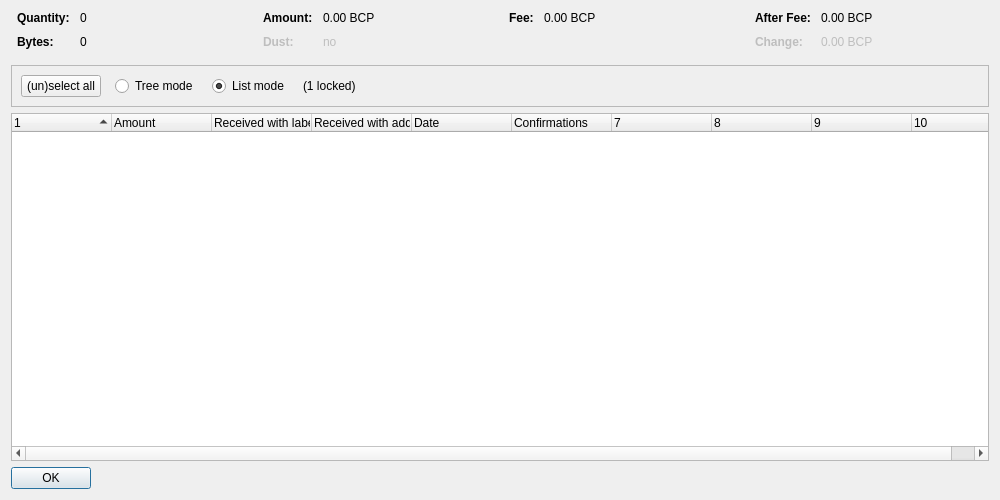
<?xml version="1.0" encoding="UTF-8"?>
<ui version="4.0">
 <class>CoinControlDialog</class>
 <widget class="QDialog" name="CoinControlDialog">
  <property name="geometry">
   <rect>
    <x>0</x>
    <y>0</y>
    <width>1000</width>
    <height>500</height>
   </rect>
  </property>
  <property name="windowTitle">
   <string>Coin Selection</string>
  </property>
  <layout class="QVBoxLayout" name="verticalLayout">
   <item>
    <layout class="QHBoxLayout" name="horizontalLayoutTop" stretch="0,0,0,0">
     <property name="topMargin">
      <number>0</number>
     </property>
     <property name="bottomMargin">
      <number>10</number>
     </property>
     <item>
      <layout class="QFormLayout" name="formLayoutCoinControl1">
       <property name="horizontalSpacing">
        <number>10</number>
       </property>
       <property name="verticalSpacing">
        <number>10</number>
       </property>
       <property name="leftMargin">
        <number>6</number>
       </property>
       <property name="rightMargin">
        <number>6</number>
       </property>
       <item row="0" column="0">
        <widget class="QLabel" name="labelCoinControlQuantityText">
         <property name="font">
          <font>
           <weight>75</weight>
           <bold>true</bold>
          </font>
         </property>
         <property name="text">
          <string>Quantity:</string>
         </property>
        </widget>
       </item>
       <item row="0" column="1">
        <widget class="QLabel" name="labelCoinControlQuantity">
         <property name="cursor">
          <cursorShape>IBeamCursor</cursorShape>
         </property>
         <property name="contextMenuPolicy">
          <enum>Qt::ActionsContextMenu</enum>
         </property>
         <property name="text">
          <string notr="true">0</string>
         </property>
         <property name="textInteractionFlags">
          <set>Qt::LinksAccessibleByMouse|Qt::TextSelectableByKeyboard|Qt::TextSelectableByMouse</set>
         </property>
        </widget>
       </item>
       <item row="1" column="0">
        <widget class="QLabel" name="labelCoinControlBytesText">
         <property name="font">
          <font>
           <weight>75</weight>
           <bold>true</bold>
          </font>
         </property>
         <property name="text">
          <string>Bytes:</string>
         </property>
        </widget>
       </item>
       <item row="1" column="1">
        <widget class="QLabel" name="labelCoinControlBytes">
         <property name="cursor">
          <cursorShape>IBeamCursor</cursorShape>
         </property>
         <property name="contextMenuPolicy">
          <enum>Qt::ActionsContextMenu</enum>
         </property>
         <property name="text">
          <string notr="true">0</string>
         </property>
         <property name="textInteractionFlags">
          <set>Qt::LinksAccessibleByMouse|Qt::TextSelectableByKeyboard|Qt::TextSelectableByMouse</set>
         </property>
        </widget>
       </item>
      </layout>
     </item>
     <item>
      <layout class="QFormLayout" name="formLayoutCoinControl2">
       <property name="horizontalSpacing">
        <number>10</number>
       </property>
       <property name="verticalSpacing">
        <number>10</number>
       </property>
       <property name="leftMargin">
        <number>6</number>
       </property>
       <property name="rightMargin">
        <number>6</number>
       </property>
       <item row="0" column="0">
        <widget class="QLabel" name="labelCoinControlAmountText">
         <property name="font">
          <font>
           <weight>75</weight>
           <bold>true</bold>
          </font>
         </property>
         <property name="text">
          <string>Amount:</string>
         </property>
        </widget>
       </item>
       <item row="0" column="1">
        <widget class="QLabel" name="labelCoinControlAmount">
         <property name="cursor">
          <cursorShape>IBeamCursor</cursorShape>
         </property>
         <property name="contextMenuPolicy">
          <enum>Qt::ActionsContextMenu</enum>
         </property>
         <property name="text">
          <string notr="true">0.00 BCP</string>
         </property>
         <property name="textInteractionFlags">
          <set>Qt::LinksAccessibleByMouse|Qt::TextSelectableByKeyboard|Qt::TextSelectableByMouse</set>
         </property>
        </widget>
       </item>
       <item row="1" column="0">
        <widget class="QLabel" name="labelCoinControlLowOutputText">
         <property name="enabled">
          <bool>false</bool>
         </property>
         <property name="font">
          <font>
           <weight>75</weight>
           <bold>true</bold>
          </font>
         </property>
         <property name="text">
          <string>Dust:</string>
         </property>
        </widget>
       </item>
       <item row="1" column="1">
        <widget class="QLabel" name="labelCoinControlLowOutput">
         <property name="enabled">
          <bool>false</bool>
         </property>
         <property name="cursor">
          <cursorShape>IBeamCursor</cursorShape>
         </property>
         <property name="contextMenuPolicy">
          <enum>Qt::ActionsContextMenu</enum>
         </property>
         <property name="text">
          <string notr="true">no</string>
         </property>
         <property name="textInteractionFlags">
          <set>Qt::LinksAccessibleByMouse|Qt::TextSelectableByKeyboard|Qt::TextSelectableByMouse</set>
         </property>
        </widget>
       </item>
      </layout>
     </item>
     <item>
      <layout class="QFormLayout" name="formLayoutCoinControl3">
       <property name="horizontalSpacing">
        <number>10</number>
       </property>
       <property name="verticalSpacing">
        <number>10</number>
       </property>
       <property name="leftMargin">
        <number>6</number>
       </property>
       <property name="rightMargin">
        <number>6</number>
       </property>
       <item row="0" column="0">
        <widget class="QLabel" name="labelCoinControlFeeText">
         <property name="font">
          <font>
           <weight>75</weight>
           <bold>true</bold>
          </font>
         </property>
         <property name="text">
          <string>Fee:</string>
         </property>
        </widget>
       </item>
       <item row="0" column="1">
        <widget class="QLabel" name="labelCoinControlFee">
         <property name="cursor">
          <cursorShape>IBeamCursor</cursorShape>
         </property>
         <property name="contextMenuPolicy">
          <enum>Qt::ActionsContextMenu</enum>
         </property>
         <property name="text">
          <string notr="true">0.00 BCP</string>
         </property>
         <property name="textInteractionFlags">
          <set>Qt::LinksAccessibleByMouse|Qt::TextSelectableByKeyboard|Qt::TextSelectableByMouse</set>
         </property>
        </widget>
       </item>
      </layout>
     </item>
     <item>
      <layout class="QFormLayout" name="formLayoutCoinControl4">
       <property name="horizontalSpacing">
        <number>10</number>
       </property>
       <property name="verticalSpacing">
        <number>10</number>
       </property>
       <property name="leftMargin">
        <number>6</number>
       </property>
       <property name="rightMargin">
        <number>6</number>
       </property>
       <item row="0" column="0">
        <widget class="QLabel" name="labelCoinControlAfterFeeText">
         <property name="font">
          <font>
           <weight>75</weight>
           <bold>true</bold>
          </font>
         </property>
         <property name="text">
          <string>After Fee:</string>
         </property>
        </widget>
       </item>
       <item row="0" column="1">
        <widget class="QLabel" name="labelCoinControlAfterFee">
         <property name="cursor">
          <cursorShape>IBeamCursor</cursorShape>
         </property>
         <property name="contextMenuPolicy">
          <enum>Qt::ActionsContextMenu</enum>
         </property>
         <property name="text">
          <string notr="true">0.00 BCP</string>
         </property>
         <property name="textInteractionFlags">
          <set>Qt::LinksAccessibleByMouse|Qt::TextSelectableByKeyboard|Qt::TextSelectableByMouse</set>
         </property>
        </widget>
       </item>
       <item row="1" column="0">
        <widget class="QLabel" name="labelCoinControlChangeText">
         <property name="enabled">
          <bool>false</bool>
         </property>
         <property name="font">
          <font>
           <weight>75</weight>
           <bold>true</bold>
          </font>
         </property>
         <property name="text">
          <string>Change:</string>
         </property>
        </widget>
       </item>
       <item row="1" column="1">
        <widget class="QLabel" name="labelCoinControlChange">
         <property name="enabled">
          <bool>false</bool>
         </property>
         <property name="cursor">
          <cursorShape>IBeamCursor</cursorShape>
         </property>
         <property name="contextMenuPolicy">
          <enum>Qt::ActionsContextMenu</enum>
         </property>
         <property name="text">
          <string notr="true">0.00 BCP</string>
         </property>
         <property name="textInteractionFlags">
          <set>Qt::LinksAccessibleByMouse|Qt::TextSelectableByKeyboard|Qt::TextSelectableByMouse</set>
         </property>
        </widget>
       </item>
      </layout>
     </item>
    </layout>
   </item>
   <item>
    <widget class="QFrame" name="frame">
     <property name="minimumSize">
      <size>
       <width>0</width>
       <height>40</height>
      </size>
     </property>
     <property name="frameShape">
      <enum>QFrame::StyledPanel</enum>
     </property>
     <property name="frameShadow">
      <enum>QFrame::Sunken</enum>
     </property>
     <layout class="QHBoxLayout" name="horizontalLayout">
      <item>
       <layout class="QHBoxLayout" name="horizontalLayoutPanel" stretch="0,0,0,0,0">
        <property name="spacing">
         <number>14</number>
        </property>
        <item>
         <widget class="QPushButton" name="pushButtonSelectAll">
          <property name="sizePolicy">
           <sizepolicy hsizetype="Maximum" vsizetype="Fixed">
            <horstretch>0</horstretch>
            <verstretch>0</verstretch>
           </sizepolicy>
          </property>
          <property name="text">
           <string>(un)select all</string>
          </property>
          <property name="autoDefault">
           <bool>false</bool>
          </property>
         </widget>
        </item>
        <item>
         <widget class="QRadioButton" name="radioTreeMode">
          <property name="sizePolicy">
           <sizepolicy hsizetype="Maximum" vsizetype="Fixed">
            <horstretch>0</horstretch>
            <verstretch>0</verstretch>
           </sizepolicy>
          </property>
          <property name="text">
           <string>Tree mode</string>
          </property>
         </widget>
        </item>
        <item>
         <widget class="QRadioButton" name="radioListMode">
          <property name="sizePolicy">
           <sizepolicy hsizetype="Maximum" vsizetype="Fixed">
            <horstretch>0</horstretch>
            <verstretch>0</verstretch>
           </sizepolicy>
          </property>
          <property name="text">
           <string>List mode</string>
          </property>
          <property name="checked">
           <bool>true</bool>
          </property>
         </widget>
        </item>
        <item>
         <widget class="QLabel" name="labelLocked">
          <property name="text">
           <string notr="true">(1 locked)</string>
          </property>
         </widget>
        </item>
        <item>
         <spacer name="horizontalSpacer">
          <property name="orientation">
           <enum>Qt::Horizontal</enum>
          </property>
          <property name="sizeHint" stdset="0">
           <size>
            <width>40</width>
            <height>20</height>
           </size>
          </property>
         </spacer>
        </item>
       </layout>
      </item>
     </layout>
    </widget>
   </item>
   <item>
    <widget class="CoinControlTreeWidget" name="treeWidget">
     <property name="contextMenuPolicy">
      <enum>Qt::CustomContextMenu</enum>
     </property>
     <property name="sortingEnabled">
      <bool>false</bool>
     </property>
     <property name="columnCount">
      <number>10</number>
     </property>
     <attribute name="headerShowSortIndicator" stdset="0">
      <bool>true</bool>
     </attribute>
     <attribute name="headerStretchLastSection">
      <bool>false</bool>
     </attribute>
     <column>
      <property name="text">
       <string/>
      </property>
     </column>
     <column>
      <property name="text">
       <string>Amount</string>
      </property>
     </column>
     <column>
      <property name="text">
       <string>Received with label</string>
      </property>
     </column>
     <column>
      <property name="text">
       <string>Received with address</string>
      </property>
     </column>
     <column>
      <property name="text">
       <string>Date</string>
      </property>
     </column>
     <column>
      <property name="text">
       <string>Confirmations</string>
      </property>
      <property name="toolTip">
       <string>Confirmed</string>
      </property>
     </column>
     <column>
      <property name="text">
       <string/>
      </property>
     </column>
     <column>
      <property name="text">
       <string/>
      </property>
     </column>
     <column>
      <property name="text">
       <string/>
      </property>
     </column>
     <column>
      <property name="text">
       <string/>
      </property>
     </column>
    </widget>
   </item>
   <item>
    <widget class="QDialogButtonBox" name="buttonBox">
     <property name="sizePolicy">
      <sizepolicy hsizetype="Maximum" vsizetype="Fixed">
       <horstretch>0</horstretch>
       <verstretch>0</verstretch>
      </sizepolicy>
     </property>
     <property name="orientation">
      <enum>Qt::Horizontal</enum>
     </property>
     <property name="standardButtons">
      <set>QDialogButtonBox::Ok</set>
     </property>
    </widget>
   </item>
  </layout>
 </widget>
 <customwidgets>
  <customwidget>
   <class>CoinControlTreeWidget</class>
   <extends>QTreeWidget</extends>
   <header>coincontroltreewidget.h</header>
  </customwidget>
 </customwidgets>
 <resources/>
 <connections/>
</ui>
